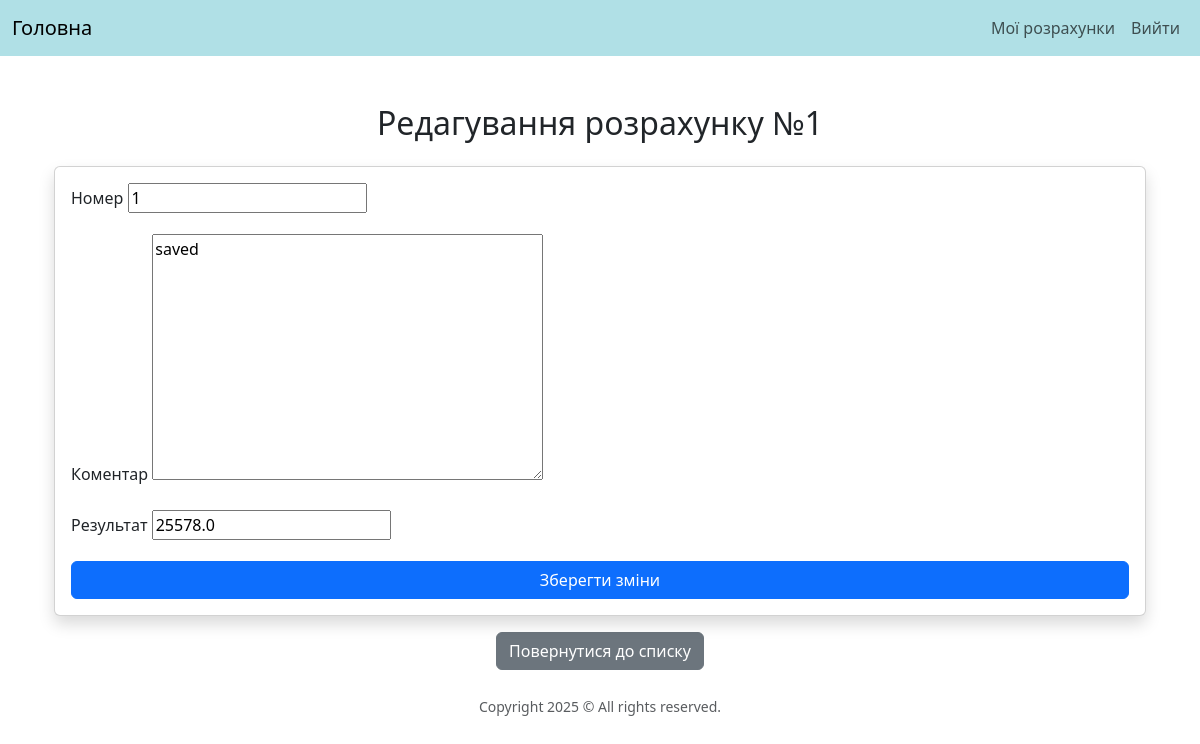
Page /calculations/34/edit/ (signed in) on the committed database.
### upload/models.py (models this page shows, shortened)
class Calculation(models.Model):
    user = models.ForeignKey(User, on_delete=models.CASCADE, related_name="calculations")
    number = models.PositiveIntegerField(validators=[MinValueValidator(1)]) #має бути >0 і ціле значення
    comment = models.TextField(blank=True, null=True)
    result = models.FloatField(null=True, blank=True)
    created_at = models.DateTimeField(auto_now_add=True)

### upload/views.py (the view)
# urls.py: path('calculations/<int:pk>/edit/', CalculationUpdateView.as_view(), name="calculation_edit"),
class CalculationUpdateView(LoginRequiredMixin, UpdateView):
    model = Calculation
    fields = ["number", "comment", "result"]
    template_name = "calculations/edit.html"
    success_url = reverse_lazy("calculation_list")
    def get_queryset(self):
        return Calculation.objects.filter(user=self.request.user)

### upload/templates/calculations/edit.html (shortened to what this page needs)
{% extends 'base.html' %}
{% block content %}
<div class="container mt-5">
    <h2 class="mb-4 text-center">Редагування розрахунку №{{ calculation.number }}</h2>
    <div class="card shadow">
        <div class="card-body">
            <form method="post">
                <div class="mb-3">
                    <label for="id_number" class="form-label">Номер</label>
                    {{ form.number }}
                </div>
                <div class="mb-3">
                    <label for="id_comment" class="form-label">Коментар</label>
                    {{ form.comment }}
                </div>
                <div class="mb-3">
                    <label for="id_result" class="form-label">Результат</label>
                    {{ form.result }}
                </div>
                <button type="submit" class="btn btn-primary w-100">Зберегти зміни</button>
            </form>
        </div>
    </div>
    <div class="mt-3 text-center">
        <a href="{% url 'calculation_list' %}" class="btn btn-secondary">Повернутися до списку</a>
    </div>
</div>
{% endblock %}

### rows in the picture
Calculation: number "1", comment "saved", result "25578.0"
